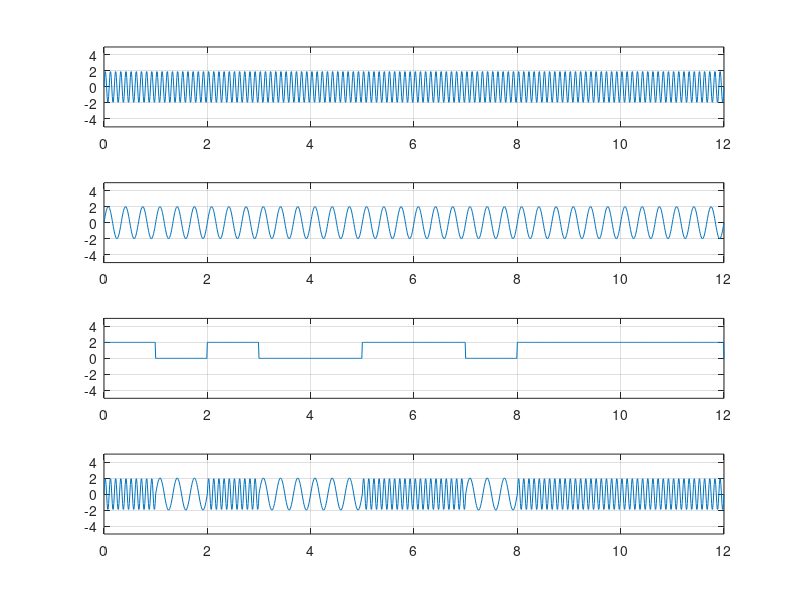

MATLAB code to generate this figure:
%Digital signal....
%ASK 1 = has signal else no;

clear all;
clc;
bit = [1, 0, 1, 0, 0, 1, 1, 0, 1, 1, 1, 1];

v = 2;

am = 2;
fm = 10;
f2 = 3;
fs = 100;
bit_duration = 1; % bitrate = 1/bitduration
T = length(bit) * bit_duration; % len/bitrate.
t = 0:1/fs:T;

x_analog = am*sin(2*pi*fm*t);
subplot(4, 1, 1);
plot(t,x_analog);
xlim([0, T]);
ylim([-5, 5]);
grid on;

x_analog_2 = am*sin(2*pi*f2*t);
subplot(4, 1, 2);
plot(t,x_analog_2);
xlim([0, T]);
ylim([-5, 5]);
grid on;

x_digital = zeros(1, length(t));

%encoding
for i = 1:length(bit)
    from = (i-1)*fs*bit_duration+1;
    to = i*fs*bit_duration;
    
    if bit(i) == 1
        x_digital(from : to) = v;        
    else
        x_digital(from : to) = 0;
    end
end

subplot(4,1, 3);
plot(t, x_digital);
xlim([0, T]);
ylim([-5, 5]);
grid on;

%FSK
fsk = zeros(1, length(t));

for i = 1:length(bit)
    from = (i-1)*fs*bit_duration+1;
    to = i*fs*bit_duration;
    
    if bit(i) == 1
        fsk(from:to) = x_analog(from:to);
    else
        fsk(from:to) = x_analog_2(from:to);
    end
end

subplot(4,1, 4);
plot(t, fsk);
xlim([0, T]);
ylim([-5, 5]);
grid on;